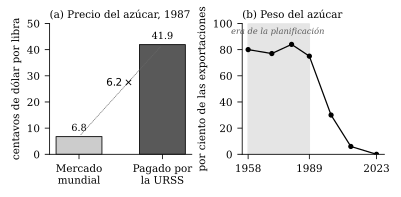

Generate this figure with Python:
"""Figura del capítulo 4 (sovieteconomy.tex) — edición en español.

Rótulos traducidos; los datos son los mismos que en ../english/figs/comecon.py
y cualquier corrección tiene que entrar en las dos versiones.

Two panels, both built only from figures traced to a source; nothing here is
interpolated between data points, which is why panel (a) is two bars rather
than a time series -- the price series for Soviet-Cuban sugar is not reliably
public year by year, and drawing a smooth line through two known values would
be inventing the shape.

(a) What the Soviet Union paid for Cuban sugar in 1987 against the world price
    that year. The ratio, not the level, is the subsidy.
(b) Sugar as a share of Cuban merchandise exports. The point of the panel is
    the flatness between 1958 and 1989: thirty years of planning, the highest
    investment rate in Latin America and a Comecon membership organised around
    international specialisation left the export basket where it started.
    Then it went to nothing.

Run: python3 figs/comecon.py   ->  figs/comecon.pdf
"""
import matplotlib
matplotlib.use("Agg")
import matplotlib.pyplot as plt

plt.rcParams.update({
    "font.family": "serif",
    "font.size": 7.5,
    "axes.linewidth": 0.6,
    "xtick.major.width": 0.6,
    "ytick.major.width": 0.6,
    "xtick.direction": "out",
    "ytick.direction": "out",
})

fig, (ax1, ax2) = plt.subplots(1, 2, figsize=(3.9, 1.85))

# --- (a) the price the subsidy was delivered through -----------------------
labels = ["Mercado\nmundial", "Pagado por\nla URSS"]
vals = [6.76, 41.9]                       # US cents per pound, 1987
bars = ax1.bar(labels, vals, width=0.55,
               color=["0.80", "0.35"], edgecolor="black", linewidth=0.6)
ax1.set_ylabel("centavos de dólar por libra")
ax1.set_ylim(0, 50)
ax1.set_title("(a) Precio del azúcar, 1987", fontsize=7.5, loc="left", pad=4)
for b, v in zip(bars, vals):
    ax1.text(b.get_x() + b.get_width() / 2, v + 1.4, f"{v:.1f}",
             ha="center", va="bottom", fontsize=7)
ax1.annotate("", xy=(1, 41.9), xytext=(0, 6.76),
             arrowprops=dict(arrowstyle="-", lw=0.5, ls=":", color="0.4"))
ax1.text(0.5, 26, r"$6.2\times$", ha="center", fontsize=7.5, style="italic")
ax1.spines[["top", "right"]].set_visible(False)

# --- (b) what thirty years of planning changed ------------------------------
years = [1958, 1970, 1980, 1989, 2000, 2010, 2023]
share = [80, 77, 84, 75, 30, 6, 0]        # per cent of merchandise exports
ax2.plot(years, share, marker="o", ms=2.8, lw=0.9, color="black")
ax2.set_ylim(0, 100)
ax2.set_xlim(1955, 2027)
ax2.set_ylabel("por ciento de las exportaciones")
ax2.set_title("(b) Peso del azúcar", fontsize=7.5, loc="left", pad=4)
ax2.axvspan(1958, 1989, color="0.90", zorder=0)
ax2.text(1973, 92, "era de la planificación", ha="center", fontsize=6.0,
         style="italic", color="0.35")
ax2.set_xticks([1958, 1989, 2023])
ax2.spines[["top", "right"]].set_visible(False)

fig.tight_layout(pad=0.4)
fig.savefig("figs/comecon.pdf", bbox_inches="tight")
print("escrito figs/comecon.pdf")
